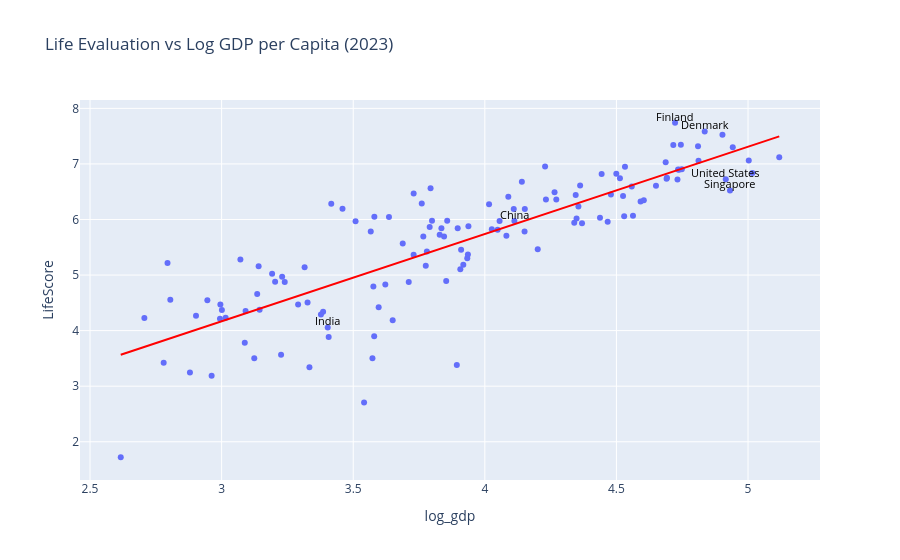

Here is the notebook cell this chart was saved with:
### Markdown cell above
Use Plotly to create an interactive scatter plot with a regression line:

 - Blue points represent all countries

 - The red line is the best-fit trend

 - Only the selected countries receive text labels

This keeps the figure readable while emphasizing meaningful comparisons.

Highlighting Selected Countries

 - To avoid clutter, we manually select several countries that illustrate interesting contrasts:

### Code cell
selected_countries = ["Finland", "Denmark", "United States", "China", "India", "Singapore"]

subset = merged[merged["Country"].isin(selected_countries)]

fig = px.scatter(
    merged,
    x = "log_gdp",
    y = "LifeScore",
    trendline = "ols",
    trendline_color_override = "red",
    title = "Life Evaluation vs Log GDP per Capita (2023)"
)

# Label the countries I selected
for i, row in subset.iterrows():
    fig.add_annotation(
        x = row["log_gdp"],
        y = row["LifeScore"] + 0.12,
        text = row["Country"],
        showarrow = False,
        font = dict(size = 11, color = "black")
    )

fig.show()

### Figure 1 — Plotly figure (JSON) as saved in the notebook; plotly's stock layout.template omitted (floating-point values rounded to 4 significant figures; data arrays with more than 128 entries replaced by an {"elided": "..."} marker saying what was removed)
{"data": [{"hovertemplate": "log_gdp=%{x}<br>LifeScore=%{y}<extra></extra>", "legendgroup": "", "marker": {"color": "#636efa", "symbol": "circle"}, "mode": "markers", "name": "", "orientation": "v", "showlegend": false, "type": "scatter", "x": {"elided": "143 float values"}, "xaxis": "x", "y": {"elided": "143 float values"}, "yaxis": "y"}, {"hovertemplate": "<b>OLS trendline</b><br>LifeScore = 1.57063 * log_gdp + -0.544509<br>R<sup>2</sup>=0.700378<br><br>log_gdp=%{x}<br>LifeScore=%{y} <b>(trend)</b><extra></extra>", "legendgroup": "", "line": {"color": "red"}, "marker": {"color": "#636efa", "symbol": "circle"}, "mode": "lines", "name": "", "showlegend": false, "type": "scatter", "x": [2.617, 2.706, 2.78, 2.794, 2.805, 2.88, 2.903, 2.946, 2.962, 2.994, 2.995, 3.001, 3.015, 3.071, 3.088, 3.091, 3.124, 3.135, 3.141, 3.144, 3.192, 3.203, 3.226, 3.23, 3.24, 3.291, 3.315, 3.327, 3.334, 3.377, 3.386, 3.403, 3.407, 3.417, 3.459, 3.509, 3.541, 3.567, 3.573, 3.577, 3.58, 3.58, 3.597, 3.622, 3.636, 3.65, 3.688, 3.711, 3.729, 3.73, 3.76, 3.766, 3.776, 3.78, 3.79, 3.794, 3.799, 3.829, 3.835, 3.845, 3.853, 3.857, 3.894, 3.897, 3.907, 3.91, 3.918, 3.933, 3.936, 3.938, 4.016, 4.027, 4.049, 4.056, 4.082, 4.089, 4.11, 4.112, 4.141, 4.151, 4.152, 4.201, 4.229, 4.232, 4.265, 4.272, 4.34, 4.345, 4.349, 4.356, 4.362, 4.369, 4.438, 4.444, 4.467, 4.479, 4.5, 4.513, 4.525, 4.529, 4.532, 4.558, 4.563, 4.592, 4.604, 4.65, 4.687, 4.691, 4.692, 4.716, 4.723, 4.732, 4.734, 4.738, 4.745, 4.748, 4.81, 4.812, 4.835, 4.903, 4.915, 4.932, 4.942, 5.003, 5.017, 5.119], "xaxis": "x", "y": [3.565, 3.706, 3.822, 3.845, 3.861, 3.978, 4.014, 4.082, 4.108, 4.158, 4.16, 4.169, 4.191, 4.279, 4.306, 4.31, 4.362, 4.38, 4.388, 4.394, 4.469, 4.487, 4.522, 4.529, 4.544, 4.624, 4.663, 4.68, 4.691, 4.76, 4.773, 4.801, 4.806, 4.822, 4.889, 4.967, 5.018, 5.057, 5.067, 5.073, 5.078, 5.079, 5.104, 5.144, 5.166, 5.188, 5.248, 5.284, 5.313, 5.313, 5.362, 5.371, 5.386, 5.392, 5.409, 5.414, 5.423, 5.469, 5.479, 5.495, 5.508, 5.513, 5.571, 5.576, 5.592, 5.596, 5.61, 5.633, 5.637, 5.64, 5.763, 5.78, 5.814, 5.826, 5.867, 5.878, 5.911, 5.914, 5.959, 5.975, 5.977, 6.054, 6.098, 6.103, 6.154, 6.164, 6.272, 6.28, 6.285, 6.296, 6.307, 6.318, 6.425, 6.435, 6.471, 6.49, 6.523, 6.544, 6.563, 6.569, 6.574, 6.615, 6.622, 6.667, 6.687, 6.759, 6.817, 6.823, 6.825, 6.863, 6.873, 6.888, 6.891, 6.897, 6.908, 6.914, 7.01, 7.013, 7.05, 7.156, 7.176, 7.201, 7.218, 7.313, 7.335, 7.495], "yaxis": "y"}], "layout": {"annotations": [{"font": {"color": "black", "size": 11}, "showarrow": false, "text": "China", "x": 4.112, "y": 6.093}, {"font": {"color": "black", "size": 11}, "showarrow": false, "text": "Denmark", "x": 4.835, "y": 7.703}, {"font": {"color": "black", "size": 11}, "showarrow": false, "text": "Finland", "x": 4.723, "y": 7.861}, {"font": {"color": "black", "size": 11}, "showarrow": false, "text": "India", "x": 3.403, "y": 4.174}, {"font": {"color": "black", "size": 11}, "showarrow": false, "text": "Singapore", "x": 4.932, "y": 6.643}, {"font": {"color": "black", "size": 11}, "showarrow": false, "text": "United States", "x": 4.915, "y": 6.845}], "legend": {"tracegroupgap": 0}, "title": {"text": "Life Evaluation vs Log GDP per Capita (2023)"}, "xaxis": {"anchor": "y", "domain": [0, 1], "title": {"text": "log_gdp"}}, "yaxis": {"anchor": "x", "domain": [0, 1], "title": {"text": "LifeScore"}}}}
